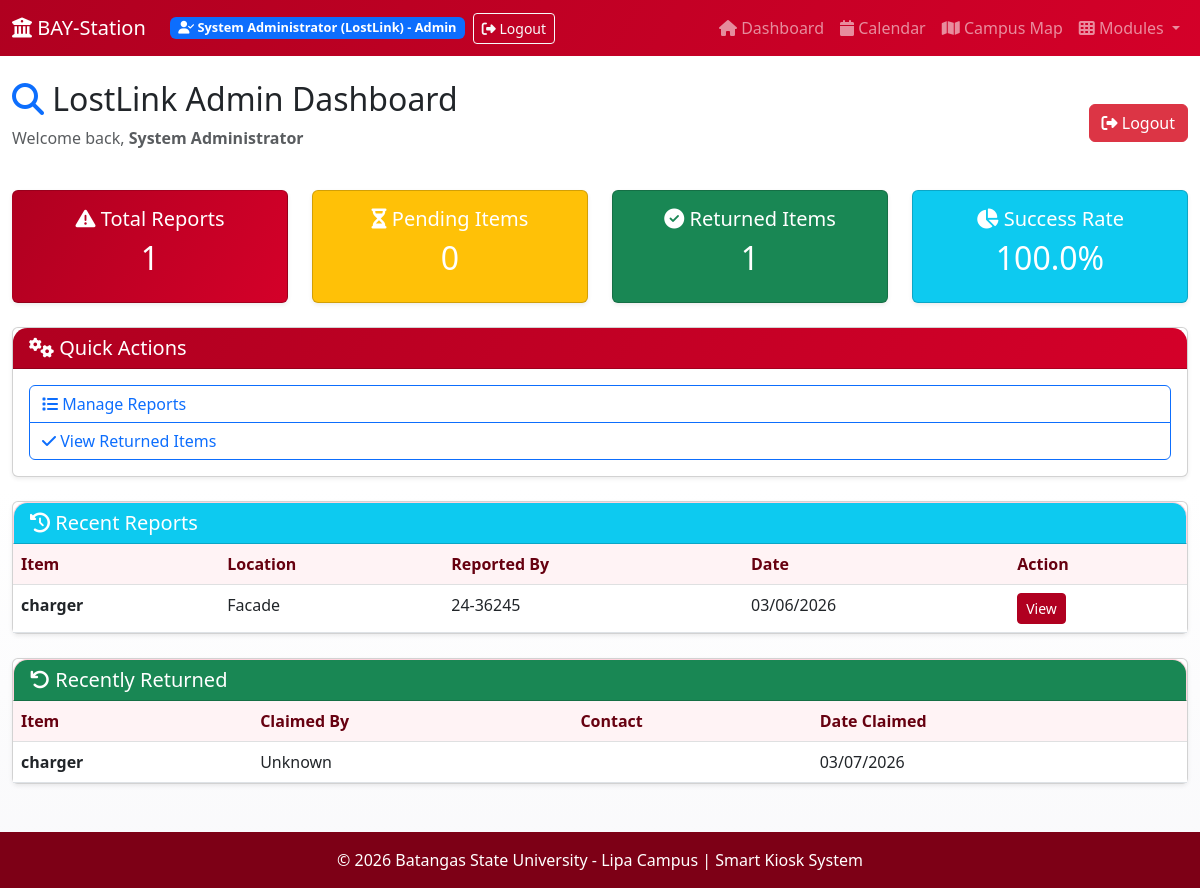
/lostlink/admin/dashboard (signed in), run on the app's committed database.
### blueprints/lostlink_bp.py (models this page shows)
class Report(db.Model):
    __bind_key__ = 'lostlink'
    __tablename__ = 'reports'
    id = db.Column(db.Integer, primary_key=True)
    item = db.Column(db.String(255), nullable=False)
    place = db.Column(db.String(255), nullable=False)
    photo = db.Column(db.String(255), nullable=False)
    description = db.Column(db.String(255), nullable=False)
    timestamp = db.Column(db.DateTime, default=datetime.now)
    report_by = db.Column(
        db.String(255),
        db.ForeignKey('users.sr_code'),
        nullable=True
    )

class Return(db.Model):
    __bind_key__ = 'lostlink'
    __tablename__ = 'returns'
    id = db.Column(db.Integer, primary_key=True)
    item_id = db.Column(db.Integer, db.ForeignKey('reports.id', ondelete='CASCADE'), nullable=False)
    item_name = db.Column(db.String(255), nullable=False)
    place_found = db.Column(db.String(255), nullable=False)
    photo = db.Column(db.String(255), nullable=False)
    description = db.Column(db.String(255), nullable=False)
    claimed_by = db.Column(db.String(255), nullable=False)
    email = db.Column(db.String(255), nullable=False)
    contact = db.Column(db.String(50), nullable=False)
    timestamp_claimed = db.Column(db.DateTime, default=datetime.now)

### blueprints/lostlink_bp.py (the view)
@lostlink_bp.route('/admin/dashboard')
def admin_dashboard():
    if 'lostlink_admin_id' not in session:
        flash('Please login first', 'danger')
        return redirect(url_for('lostlink.admin_login'))
    try:
        total_reports = db.session.query(Report).count()
        total_returned = db.session.query(Return).count()
        recent_reports = db.session.query(Report).order_by(Report.timestamp.desc()).limit(10).all()
        recent_returns = db.session.query(Return).order_by(Return.timestamp_claimed.desc()).limit(10).all()
        pending = max(0, total_reports - total_returned)
        if total_reports > 0:
            success_rate = round((total_returned / total_reports) * 100, 1)
        else:
            success_rate = 0
        stats = {
            'total_reports': total_reports,
            'total_returned': total_returned,
            'pending': pending,
            'success_rate': success_rate,
            'recent_reports': recent_reports,
            'recent_returns': recent_returns
        }
        return render_template('lostlink/admin_dashboard.html', stats=stats, admin_name=session.get('lostlink_admin_name'), title='Admin Dashboard')
    except Exception as e:
        print(f"Dashboard Error: {str(e)}")
        flash('Error loading dashboard data. Showing default values.', 'warning')
        stats = {
            'total_reports': 0,
            'total_returned': 0,
            'pending': 0,
            'success_rate': 0,
            'recent_reports': [],
            'recent_returns': []
        }
        return render_template('lostlink/admin_dashboard.html', stats=stats, admin_name=session.get('lostlink_admin_name'), title='Admin Dashboard')

### app.py (called while the page is built, shortened)
@app.context_processor
def inject_user_status():
    user_status = {
        'is_logged_in': False,
        'user_name': None,
        'user_module': None,
        'is_admin': False,
        'is_guest': True
    }
    if 'lostlink_admin_id' in session:
        user_status['is_logged_in'] = True
        user_status['is_guest'] = False
        user_status['user_name'] = session.get('lostlink_admin_name', 'Admin')
        user_status['user_module'] = 'LostLink'
        user_status['is_admin'] = True
        return {'user_status': user_status}

### blueprints/lostlink_bp.py (called while the page is built)
def render_template(template_name, **context):
    try:
        return flask_render_template(template_name, **context)
    except TemplateNotFound:
        fallback_context = {'title': context.get('title', 'LostLink Module')}
        return flask_render_template('module_lostlink.html', **fallback_context)

### templates/lostlink/admin_dashboard.html (shortened to what this page needs)
{% extends "base.html" %}
{% block content %}
<div class="container-fluid mt-4">
    <div class="row mb-4">
        <div class="col-12 d-flex justify-content-between align-items-center">
            <div>
                <h2><i class="fas fa-search text-primary"></i> LostLink Admin Dashboard</h2>
                <p class="text-muted">Welcome back, <strong>{{ admin_name }}</strong></p>
            </div>
            <a href="/lostlink/admin/logout" class="btn btn-danger">
                <i class="fas fa-sign-out-alt"></i> Logout
            </a>
        </div>
    </div>
    <div class="row mb-4">
        <div class="col-md-3">
            <div class="card text-white bg-primary shadow-sm">
                <div class="card-body text-center">
                    <h5 class="card-title"><i class="fas fa-exclamation-triangle"></i> Total Reports</h5>
                    <h2>{{ stats.get('total_reports', 0) }}</h2>
                </div>
            </div>
        </div>
        <div class="col-md-3">
            <div class="card text-white bg-warning shadow-sm">
                <div class="card-body text-center">
                    <h5 class="card-title"><i class="fas fa-hourglass-half"></i> Pending Items</h5>
                    <h2>{{ stats.get('pending', 0) }}</h2>
                </div>
            </div>
        </div>
        <div class="col-md-3">
            <div class="card text-white bg-success shadow-sm">
                <div class="card-body text-center">
                    <h5 class="card-title"><i class="fas fa-check-circle"></i> Returned Items</h5>
                    <h2>{{ stats.get('total_returned', 0) }}</h2>
                </div>
            </div>
        </div>
        <div class="col-md-3">
            <div class="card text-white bg-info shadow-sm">
                <div class="card-body text-center">
                    <h5 class="card-title"><i class="fas fa-chart-pie"></i> Success Rate</h5>
                    <h2>{{ stats.get('success_rate', 0) }}%</h2>
                </div>
            </div>
        </div>
    </div>
    <div class="row mb-4">
        <div class="col-12">
            <div class="card shadow-sm">
                <div class="card-header bg-primary text-white">
                    <h5 class="mb-0"><i class="fas fa-cogs"></i> Quick Actions</h5>
                </div>
                <div class="card-body">
                    <div class="btn-group-vertical w-100" role="group">
                        <a href="/lostlink/admin/reports" class="btn btn-outline-primary text-start">
                            <i class="fas fa-list"></i> Manage Reports
                        </a>
                        <a href="/lostlink/admin/returns" class="btn btn-outline-primary text-start">
                            <i class="fas fa-check"></i> View Returned Items
                        </a>
                    </div>
                </div>
            </div>
        </div>
    </div>
    {% if stats.get('recent_reports') %}
    <div class="row mb-4">
        <div class="col-12">
            <div class="card shadow-sm">
                <div class="card-header bg-info text-white">
                    <h5 class="mb-0"><i class="fas fa-history"></i> Recent Reports</h5>
                </div>
                <div class="table-responsive">
                    <table class="table table-hover mb-0">
                        <thead class="table-light">
                            <tr>
                                <th>Item</th>
                                <th>Location</th>
                                <th>Reported By</th>
                                <th>Date</th>
                                <th>Action</th>
                            </tr>
                        </thead>
                        <tbody>
                            {% for report in stats.get('recent_reports', []) %}
                            <tr>
                                <td><strong>{{ report.item }}</strong></td>
                                <td>{{ report.place }}</td>
                                <td>{{ report.report_by or 'Anonymous' }}</td>
                                <td>{{ report.timestamp.strftime('%m/%d/%Y') }}</td>
                                <td>
                                    <a href="/lostlink/admin/reports" class="btn btn-sm btn-primary">View</a>
                                </td>
                            </tr>
                            {% endfor %}
                        </tbody>
                    </table>
                </div>
            </div>
        </div>
    </div>
    {% endif %}
    {% if stats.get('recent_returns') %}
    <div class="row">
        <div class="col-12">
            <div class="card shadow-sm">
                <div class="card-header bg-success text-white">
                    <h5 class="mb-0"><i class="fas fa-undo"></i> Recently Returned</h5>
                </div>
                <div class="table-responsive">
                    <table class="table table-hover mb-0">
                        <thead class="table-light">
                            <tr>
                                <th>Item</th>
                                <th>Claimed By</th>
                                <th>Contact</th>
                                <th>Date Claimed</th>
                            </tr>
                        </thead>
                        <tbody>
                            {% for returned in stats.get('recent_returns', []) %}
                            <tr>
                                <td><strong>{{ returned.item_name }}</strong></td>
                                <td>{{ returned.claimed_by }}</td>
                                <td>{{ returned.contact }}</td>
                                <td>{{ returned.timestamp_claimed.strftime('%m/%d/%Y') }}</td>
                            </tr>
                            {% endfor %}
                        </tbody>
                    </table>
                </div>
            </div>
        </div>
    </div>
    {% endif %}
</div>
{% endblock %}

### static/css/style.css (style rules this page uses)
:root { --kiosk-red: #b00020; --kiosk-red-dark: #7d0016; --kiosk-red-soft: #f8d7dd; --kiosk-white: #ffffff; --kiosk-gray: #f6f6f7; }
body { background: linear-gradient(180deg, #fff 0%, #fff 55%, #f9f9fb 100%); color: #1f1f21; }
.navbar, .kiosk-header, .bg-primary { background: linear-gradient(120deg, var(--kiosk-red) 0%, #d40029 100%) !important; }
.btn-kiosk, .btn-primary, .btn-success, .btn-warning { background-color: var(--kiosk-red) !important; border-color: var(--kiosk-red) !important; color: var(--kiosk-white) !important; }
.card { border-radius: 0.9rem; }
.card-header { border-top-left-radius: 0.9rem !important; border-top-right-radius: 0.9rem !important; }
.table thead th { background-color: #fff3f5; color: #670010; }
.text-danger, .text-info, .text-success, .text-warning, .bg-info, .bg-success, .bg-warning, .bg-danger { color: var(--kiosk-red) !important; }
.bg-info, .bg-success, .bg-warning, .bg-danger { background-color: #fff1f4 !important; border: 1px solid #ffd4dd; }

### data on the page
Report: item "charger", place "Facade", report_by "24-36245", timestamp "03/06/2026"
Return: item_name "charger", claimed_by "Unknown", timestamp_claimed "03/07/2026"

### other printed values
{{ user_status.user_name }} "System Administrator"
{{ user_status.user_module }} "LostLink"
{{ admin_name }} "System Administrator"
{{ stats.get('total_reports', 0) }} "1"
{{ stats.get('pending', 0) }} "0"
{{ stats.get('total_returned', 0) }} "1"
{{ stats.get('success_rate', 0) }} "100.0"
